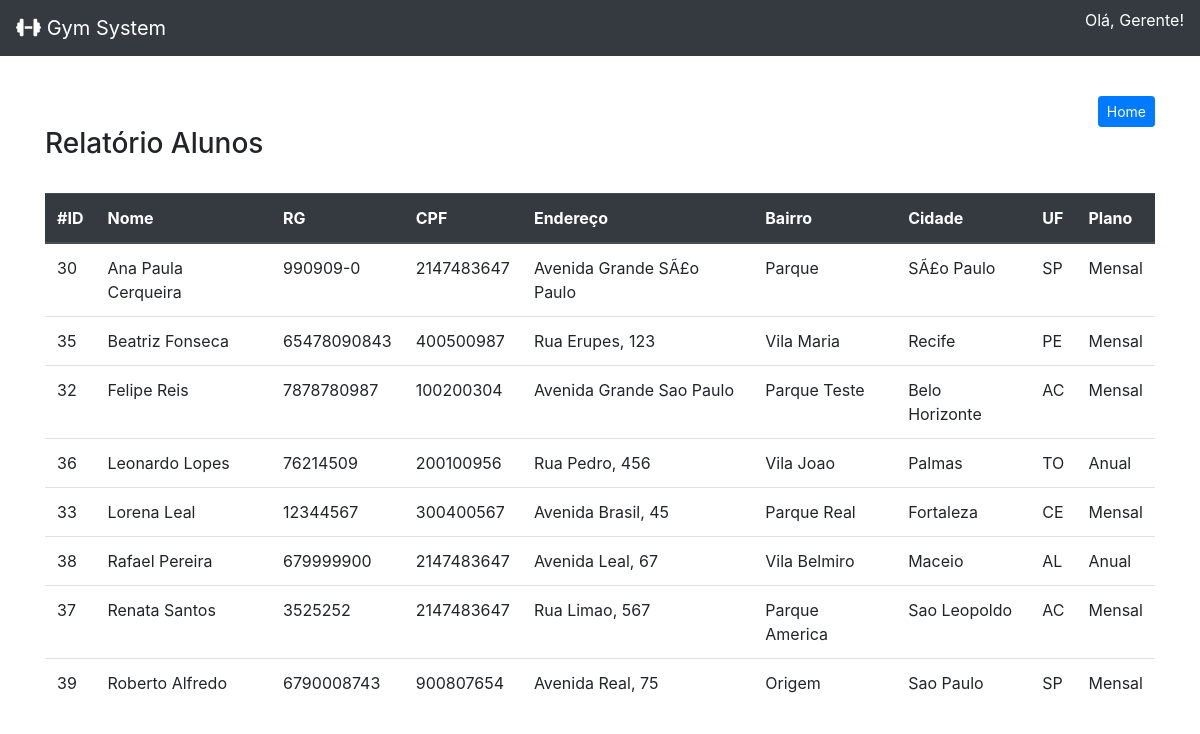
Page /relatorio_alunos.php on the committed database.
### tables this page shows
CREATE TABLE `cadastro` (
  `id_aluno` int(11) NOT NULL,
  `nomealuno` text NOT NULL,
  `rgaluno` varchar(100) NOT NULL,
  `cpfaluno` int(11) NOT NULL,
  `enderecoaluno` text NOT NULL,
  `bairro` varchar(100) NOT NULL,
  `cidade` varchar(200) NOT NULL,
  `uf` varchar(4) NOT NULL,
  `tipoplano` varchar(30) NOT NULL,
  `tipopagamento` varchar(30) NOT NULL,
  `valorpago` float NOT NULL,
  `datapagamento` text NOT NULL,
  `proximopagamento` text NOT NULL
);

### relatorio_alunos.php (the view, shortened to what this page needs)
<!DOCTYPE html>
<html>
    <head>
        <link rel="stylesheet" href="https://stackpath.bootstrapcdn.com/bootstrap/4.3.1/css/bootstrap.min.css">
    </head>
    <body>
    <nav class="navbar navbar-dark bg-dark">
    <a class="navbar-brand" href="index.php"> <i class="fas fa-dumbbell"></i>
        Gym System
    </a>
        <p  style="color: #fff" style="margin-left:90px" style="margin-top:50px" > Olá, Gerente!</p>
    </nav>
    <div class="container" style="margin-top: 40px" style="width:400px">
    <div style="text-align: right">
       <a href="index.php" role="button" class="btn btn-sm btn-primary">Home</a>
    </div>
            <h3>Relatório Alunos</h3>
            <br>
            <table class="table" width="100%">
              <thead class="thead-dark">
                <tr>
                    <th scope="col">#ID</th>
                    <th scope="col">Nome</th>
                    <th scope="col">RG</th>
                    <th scope="col">CPF</th>
                    <th scope="col">Endereço</th>
                    <th scope="col">Bairro</th>
                    <th scope="col">Cidade</th>
                    <th scope="col">UF</th>
                    <th scope="col">Plano</th>
                </tr>
              </thead>
                    <?php
                        include 'conexao.php';
                        $sql= "SELECT * FROM `cadastro` ORDER BY nomealuno ASC";
                        $busca = mysqli_query($conexao, $sql);
                        while ($array = mysqli_fetch_array($busca)){
                            $id_aluno = $array['id_aluno'];
                            $nomealuno = $array['nomealuno'];
                            $rgaluno = $array['rgaluno'];
                            $cpfaluno = $array['cpfaluno'];
                            $enderecoaluno = $array['enderecoaluno'];
                            $bairro = $array['bairro'];
                            $cidade = $array['cidade'];
                            $uf = $array['uf'];
                            $tipoplano = $array['tipoplano'];
                    ?>
                <tr>
                    <td><?php echo $id_aluno ?></td>
                    <td><?php echo $nomealuno ?></td>
                    <td><?php echo $rgaluno ?></td>
                    <td><?php echo $cpfaluno ?></td>
                    <td><?php echo $enderecoaluno ?></td>
                    <td><?php echo $bairro ?></td>
                    <td><?php echo $cidade ?></td>
                    <td><?php echo $uf ?></td>
                    <td><?php echo $tipoplano ?></td>
                <?php } ?>
                </tr>
        </table>
        </div>
    </body>

### rows in the picture
cadastro: id_aluno "30", nomealuno "Ana Paula Cerqueira", rgaluno "990909-0", cpfaluno "2147483647", enderecoaluno "Avenida Grande SÃ£o Paulo", bairro "Parque", cidade "SÃ£o Paulo", uf "SP", tipoplano "Mensal"
cadastro: id_aluno "35", nomealuno "Beatriz Fonseca", rgaluno "65478090843", cpfaluno "400500987", enderecoaluno "Rua Erupes, 123", bairro "Vila Maria", cidade "Recife", uf "PE", tipoplano "Mensal"
cadastro: id_aluno "32", nomealuno "Felipe Reis", rgaluno "7878780987", cpfaluno "100200304", enderecoaluno "Avenida Grande Sao Paulo", bairro "Parque Teste", cidade "Belo Horizonte", uf "AC", tipoplano "Mensal"
cadastro: id_aluno "36", nomealuno "Leonardo Lopes", rgaluno "76214509", cpfaluno "200100956", enderecoaluno "Rua Pedro, 456", bairro "Vila Joao", cidade "Palmas", uf "TO", tipoplano "Anual"
cadastro: id_aluno "33", nomealuno "Lorena Leal", rgaluno "12344567", cpfaluno "300400567", enderecoaluno "Avenida Brasil, 45", bairro "Parque Real", cidade "Fortaleza", uf "CE", tipoplano "Mensal"
cadastro: id_aluno "38", nomealuno "Rafael Pereira", rgaluno "679999900", cpfaluno "2147483647", enderecoaluno "Avenida Leal, 67", bairro "Vila Belmiro", cidade "Maceio", uf "AL", tipoplano "Anual"
cadastro: id_aluno "37", nomealuno "Renata Santos", rgaluno "3525252", cpfaluno "2147483647", enderecoaluno "Rua Limao, 567", bairro "Parque America", cidade "Sao Leopoldo", uf "AC", tipoplano "Mensal"
cadastro: id_aluno "39", nomealuno "Roberto Alfredo", rgaluno "6790008743", cpfaluno "900807654", enderecoaluno "Avenida Real, 75", bairro "Origem", cidade "Sao Paulo", uf "SP", tipoplano "Mensal"
